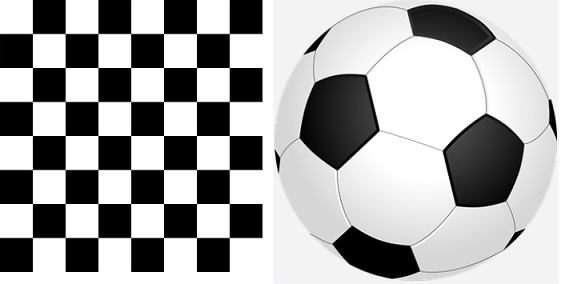
#> input picture Assignment2/corner_test.png, 561 x 284 px
$ jupyter execute BT19CSE122-Assignment2.ipynb
#> lines starting #> are read from the running program, lines starting #| are printed output that depends on the picture; after the words box and inside, x2 and y2 are one past the last pixel; in counts of white or black regions, pixels touching at a corner belong together; long printed decimals are rounded
#> further down, img is the input picture: shape (284, 561, 3); mean B, G, R 166.4, 166.4, 166.4
#### **Name     : Deep Walke**
#### **Roll No. : BT19CSE122**
#### **Date Of Submission: 16/04/2022**
#### **IVP PROGRAMMING ASSIGNMENT-2**

[cell 1]
#importing libraries
import cv2 as cv2
import numpy as np
import matplotlib.pyplot as plt
import sys

**Q1. Develop a function to implement Harris corners detection algorithm. Use the function to detect corner
points in the given corner_test.png image. Compare your function implementation result with built in
cv2.cornerHarris() / detectHarrisFeatures() function result to test your code.**

[cell 2]
# Sobel x-axis filter
sobelX = np.array(([-1, 0, 1],[-2, 0, 2],[-1, 0, 1]), dtype="int32")

# Sobel y-axis filter
sobelY = np.array(([-1, -2, -1],[0, 0, 0],[1, 2, 1]), dtype="int32")

# Gaussian filter
gauss = np.array(([1/16, 2/16, 1/16],[2/16, 4/16, 2/16],[1/16, 2/16, 1/16]), dtype="float64")


def applyfilter(img,filter):
    x=img.shape[0]
#> x = 284
    y=img.shape[1]
#> y = 561
    filter_size=filter.shape[0]

    n=filter_size//2

    #initalizing the final image that we will obtain after applying the filter
    imgAfterFilter=np.zeros(img.shape)
    # creating a padded image of the given image and initialised with 0
    paddedImage=np.zeros((x+n*2,y+n*2))

    #now assinging the pixes of original image to padded image
    #such that padded image will be an image which has border of black color(as intialized with zeros).
    for i in range(x):
        for j in range(y):
            paddedImage[n+i][n+j]=img[i][j]

    #now traversing through the and applying filter to the padded image
    for i in range(x):
        for j in range(y):
            imgAfterFilter[i][j]=np.sum(np.multiply(filter, paddedImage[i:i + filter_size, j:j + filter_size]))

    return imgAfterFilter

[cell 3]
def harris(img, threshold=0.6):

    img_corners = img.copy() # copying image

    # grayscaling (0-1)
    img_gray = cv2.cvtColor(img, cv2.COLOR_BGR2GRAY)

    # applying sobel filter to the image
    dx = applyfilter(img_gray, sobelX)
    dy = applyfilter(img_gray, sobelY)

    # square of derivatives
    dx2 = np.square(dx)
    dy2 = np.square(dy)
    dxdy = dx * dy  # cross filtering

    # gauss filter for all directions (x,y,cross axis)
    # to remove noise
    g_dx2 = applyfilter(dx2, gauss)
    g_dy2 = applyfilter(dy2, gauss)
    g_dxdy = applyfilter(dxdy, gauss)

    # Harris Function
    # Sum sqaured difference of derivatives
    # r(harris) = det - k*(trace**2)
    harris = g_dx2 * g_dy2 - np.square(g_dxdy) - 0.12 * np.square(g_dx2 + g_dy2)
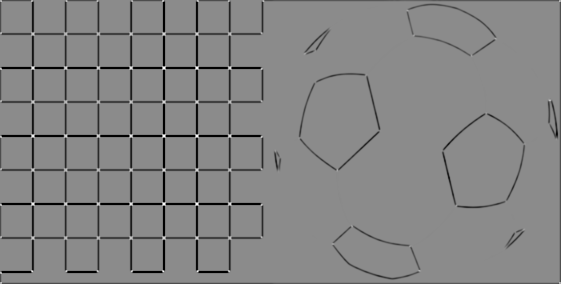
#> harris: shape (284, 561) float64; min -7.31e+10, max 6.03e+10, mean -3.39e+09; drawn with min black and max white

    # Normalizing inside (0-1)
    cv2.normalize(harris, harris, 0, 1, cv2.NORM_MINMAX)

    # find all points above threshold (nonmax supression line)
    # loc will store coordinates of all points above threshold
    loc = np.where(harris >= threshold)
#> loc = 893 positions, rows 0 to 283, columns 0 to 560

    # drawing filtered points
    for pt in zip(*loc[::-1]):
        cv2.circle(img_corners, pt, 3, (0, 0, 255), -1)
#> this loop made 893 passes
#> pt on passes 1 to 3: (0, 0), (1, 0), (31, 0)

    return img_corners

[cell 4]
# Q1 main function

img = cv2.imread('corner_test.png')

corners = harris(img,0.55)


plt.figure(figsize=(20, 20))
plt.subplot(121), plt.imshow(img)
plt.title("Raw Image"), plt.xticks([]), plt.yticks([])
plt.subplot(122), plt.imshow(corners)
plt.title("Harris Corner Output"), plt.xticks([]), plt.yticks([])
#> figure, not shown here; B, G, R data is drawn as R, G, B

[cell 5]
# corner detection using built in harris corner detector
img= cv2.imread('corner_test.png')

# changing img to grayscale
gray = cv2.cvtColor(img, cv2.COLOR_BGR2GRAY)
gray = np.float32(gray)

w,h,c = img.shape
#> w = 284; h = 561; c = 3

# Detect corner
dst = cv2.cornerHarris(gray,2,3,0.1)
# Dilate corner image to enhance corner points
dst = cv2.dilate(dst,None)

# threshold for an optimal value
# varies depending on images
img[dst>0.01*dst.max()]=[0,0,255]
#> img: shape (284, 561, 3); 1.1% of pixels changed, all inside (x1, y1, x2, y2) = (31, 9, 559, 273)

# displaying the corner points on the image
fig=plt.figure(figsize=(30,30))
plt.gray()
fig.add_subplot(3,1,1)
plt.imshow(img)

**Q2. Implement your own program to detect lines in a given image using the given hough transform algorithm.
Use roadlane.jpg to test your code. Compare your code output with inbuilt hough line model fitting function.**

[cell 6]
# Q2
image = cv2.imread('roadlane.jpg')
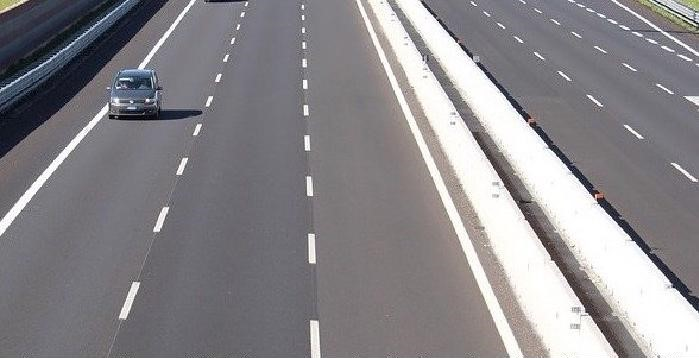
#> input picture Assignment2/roadlane.jpg, 699 x 358 px
#> image is the input picture: shape (358, 699, 3); mean B, G, R 138.2, 134.6, 137.1
plt.imshow(image)

gray = cv2.cvtColor(image,cv2.COLOR_BGR2GRAY)
#> gray: shape (358, 699)

# Use canny edge detection
edges = cv2.Canny(gray,50,150,apertureSize=3)
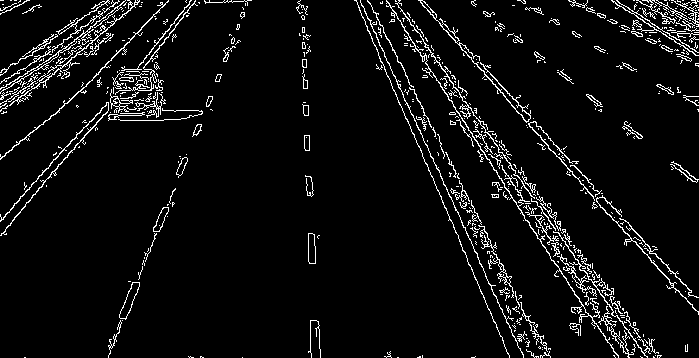
#> edges: shape (358, 699); 5.8% white in thin lines or dots

# Apply HoughLinesP method to
# to directly obtain line end points

lines = cv2.HoughLinesP(edges,1,np.pi/180, threshold=100,minLineLength=1,maxLineGap=100)
#> lines = 33 rows, first 6: [395, 1, 615, 316], [430, 14, 698, 312], [386, 1, 614, 352], [361, 5, 523, 354], [386, 3, 614, 355], [395, 0, 644, 355]

lines_list=[]
# Iterate over points
for points in lines:
      # Extracted points nested in the list
    x1,y1,x2,y2=points[0]
    # Draw the lines joing the points
    # On the original image
    cv2.line(image,(x1,y1),(x2,y2),(0,255,0),2)
    # Maintain a simples lookup list for points
    lines_list.append([(x1,y1),(x2,y2)])
#> this loop made 33 passes
#> (x1, y1, x2, y2) on passes 1 to 12: (395, 1, 615, 316), (430, 14, 698, 312), (386, 1, 614, 352), (361, 5, 523, 354), (386, 3, 614, 355), (395, 0, 644, 355), (367, 0, 548, 355), (419, 0, 696, 297), (392, 6, 629, 357), (421, 150, 509, 357), (4, 232, 189, 4), (484, 76, 698, 313)
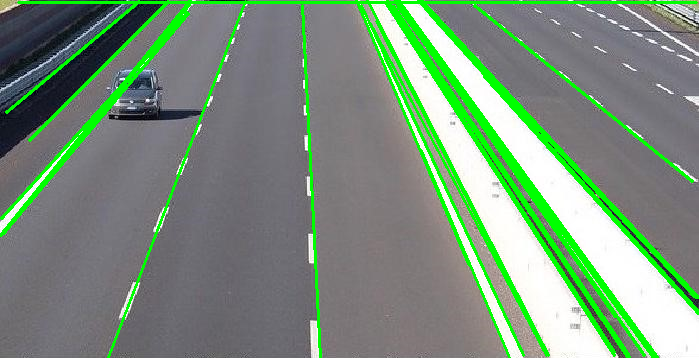
#> image: shape (358, 699, 3); 10.23% of pixels changed, all inside (x1, y1, x2, y2) = (0, 0, 699, 358)
#> after the loop, lines_list = 33 items

plt.imshow(image)
#> figure, not shown here; B, G, R data is drawn as R, G, B

**Q3. Write a program to perform robust image matching using RANSAC algorithm and Harris Corner features.
Use FM_img1.jpg and FM_img2.jpg to test the program**

**Q4. Write a program to perform image stitching for two images. Use SIFT features (use builtin library
function) and homography based Feature Matching technique. Use scene1.jpg and scene2.jpg to test the
program. NOTE: install "pip install opencv-contrib-python" to use builtin SIFT descriptor.
Note: CV2 SIFT function: cv2.xfeatures2d.SIFT_create()
Matlab SIFT function: detectSIFTFeatures()**

[cell 7]
image1 = cv2.imread('scene1.jpg')
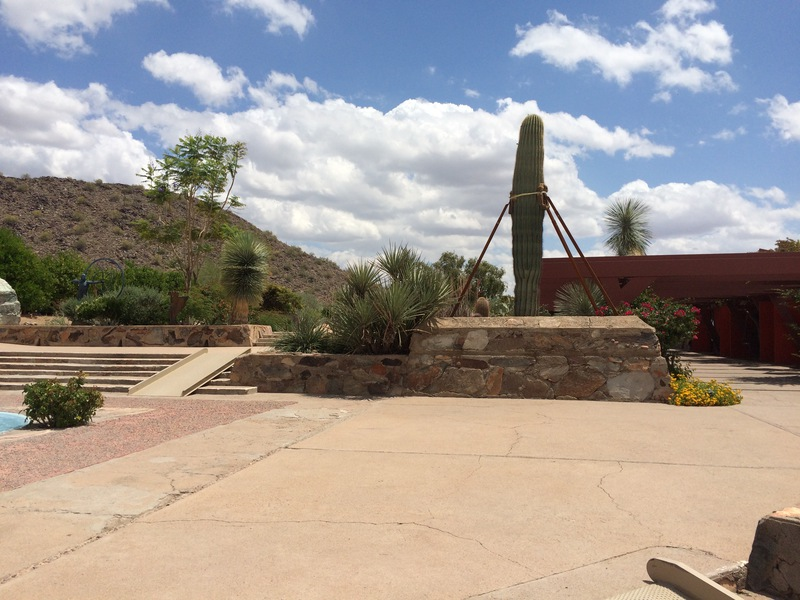
#> input picture Assignment2/scene1.jpg, 800 x 600 px
#> image1 is the input picture: shape (600, 800, 3); mean B, G, R 145.7, 151.2, 159.2
image2 = cv2.imread('scene2.jpg')
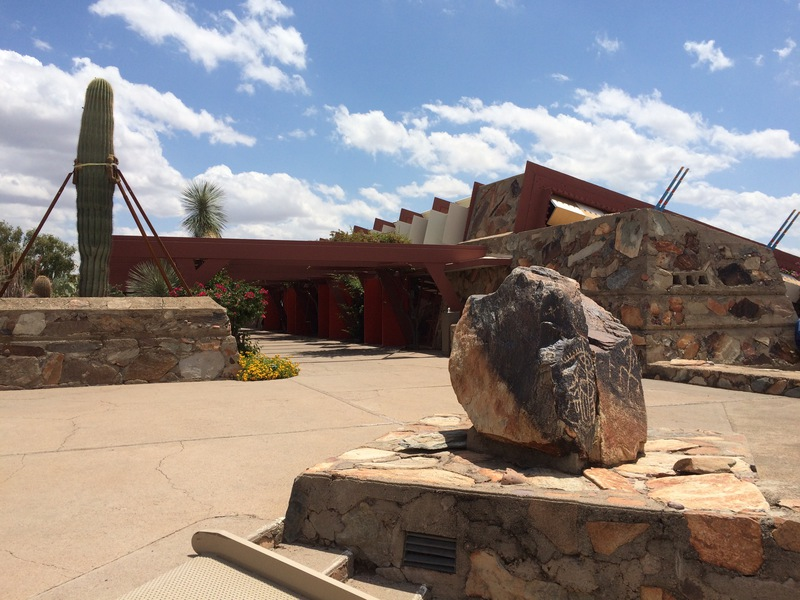
#> input picture Assignment2/scene2.jpg, 800 x 600 px
#> image2 is the input picture: shape (600, 800, 3); mean B, G, R 133.6, 135.3, 142.9

#list of images to be stitched together
images = []
images.append(image1)
images.append(image2)

# then we are resizing both the images
images[0]=cv2.resize(images[0],(0,0),fx=0.4,fy=0.4)
images[1]=cv2.resize(images[1],(0,0),fx=0.4,fy=0.4)

# displaying the images seperately
fig=plt.figure(figsize=(20,20))
fig.add_subplot(3,2,1)
plt.imshow(cv2.cvtColor(image1, cv2.COLOR_BGR2RGB))
plt.title("scene1")
fig.add_subplot(3,2,2)
plt.imshow(cv2.cvtColor(image2, cv2.COLOR_BGR2RGB))
plt.title("scene2")

# Detection of key points and descriptors using SIFT
# Applying SIFT detector
gray= cv2.cvtColor(image1,cv2.COLOR_BGR2GRAY)
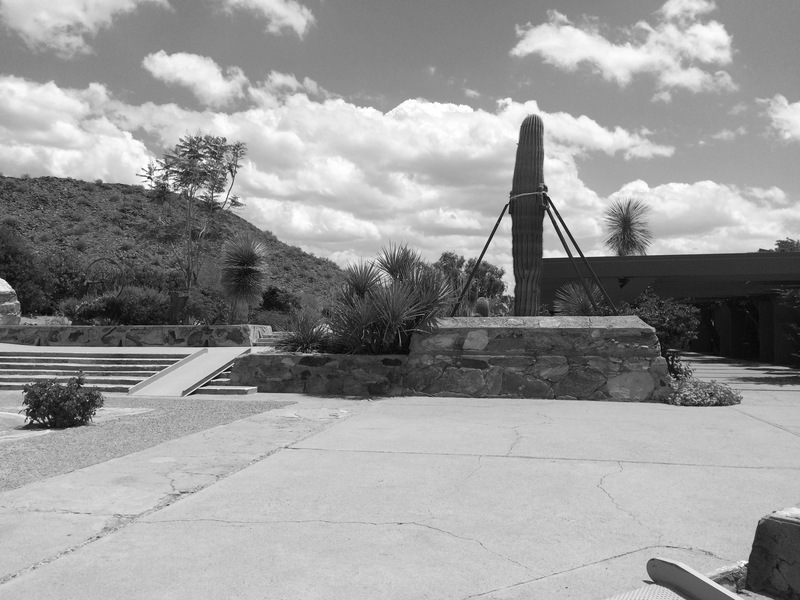
#> gray: shape (600, 800); min 1, max 255, mean 153
sift = cv2.xfeatures2d.SIFT_create() #creating  sift object
keypoints = sift.detect(gray,None) # geting all the keypoints
#> keypoints = 1650 keypoints; strongest (x, y, size): (35, 422, 2.2), (149, 177, 1.9), (551, 209, 2.4), (531, 132, 17.1)

# Drawing key points on the image and displaying it
image1=cv2.drawKeypoints(gray,keypoints,image1)
fig.add_subplot(3,2,3)
plt.imshow(cv2.cvtColor(image1, cv2.COLOR_BGR2RGB))
plt.title("SIFT feautures for scene1")

# Drawing key points on the image and displaying it
image2=cv2.drawKeypoints(gray,keypoints,image2)
fig.add_subplot(3,2,4)
plt.imshow(cv2.cvtColor(image2, cv2.COLOR_BGR2RGB))
plt.title("SIFT feautures for scene2")

# calling the stitch function
stitchy=cv2.Stitcher.create()
(dummy,output)=stitchy.stitch(images)
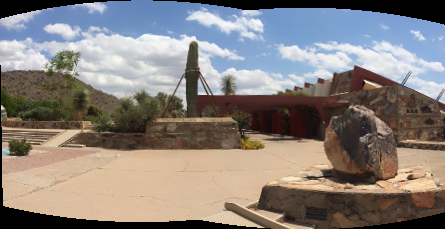
#> output: shape (229, 445, 3); mean of channels 0, 1, 2 125, 129.1, 136.1; drawn as B, G, R
#> dummy = 0

# displaying the stitched image
fig.add_subplot(3,2,5)
plt.imshow(cv2.cvtColor(output, cv2.COLOR_BGR2RGB))
plt.title("stitched image")

**Q5. Write a program to implement Otsu’s algorithm for global threshold-based image segmentation. Use
Boat_Otsu.png image to test your code.**

[cell 8]
#reading image
image = cv2.imread('Boat_Otsu.png', 0)
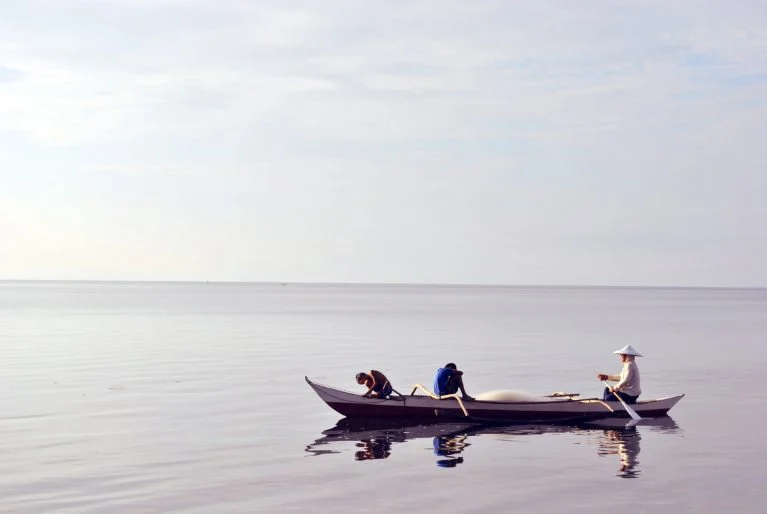
#> input picture Assignment2/Boat_Otsu.png, 767 x 514 px
#> image: shape (514, 767); min 0, max 255, mean 208.3

original_image = image.copy()

#generating histogram for the image
hist, bin_edges = np.histogram(image, 256)
#> hist = 256 values, max 11045 at index 210, min 0 at index 1, mean 1540; bin_edges = 257 values from 0 to 255

#normalization of the histogram
hist=np.divide(hist,hist.max())
#> hist = 256 values, max 1 at index 210, min 0 at index 1, mean 0.139

#each bin's middle value is considered as the pixel value
pixel_values = (bin_edges[:-1] + bin_edges[1:]) / 2
#> pixel_values = 256 values from 0.498 to 254.5

# weights
weight1 = np.cumsum(hist)
#> weight1 = 256 values from 0.158 to 35.69
weight2 = np.cumsum(hist[::-1])[::-1]
#> weight2 = 256 values, max 35.69 at index 0, min 0.026 at index 255, mean 29.18

# mean values
mean1 = np.cumsum(hist * pixel_values) / weight1
#> mean1 = 256 values from 0.498 to 207.9
mean2 = (np.cumsum((hist * pixel_values)[::-1]) / weight2[::-1])[::-1]
#> mean2 = 256 values from 207.9 to 254.5

# calculating the variance
between_class_variance = weight1[:-1] * weight2[1:] * (mean1[:-1] - mean2[1:]) ** 2
#> between_class_variance = 255 values, max 1410596.5 at index 133, min 2011.8 at index 254, mean 968320.4

# Maximize the between_class_variance function val
index_of_max_val = np.argmax(between_class_variance)
#> index_of_max_val = 133

threshold = pixel_values[:-1][index_of_max_val]
#> threshold = 133
print("Otsu's algorithm implementation thresholding result: ", threshold)
#| Otsu's algorithm implementation thresholding result:  132.979

image[image > threshold]=255
image[image <threshold]=0
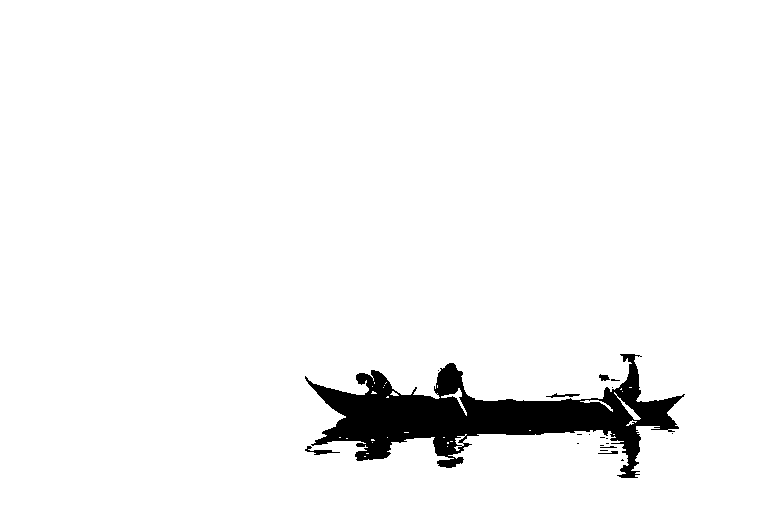
#> image: shape (514, 767); 95.7% white; 19 black regions (13 under 20 px), largest, box (x1, y1, x2, y2) and area: (305, 354, 685, 478) 16782, (305, 446, 340, 455) 107, (546, 393, 580, 398) 71, (599, 374, 610, 381) 50, (598, 451, 618, 454) 33, (600, 446, 617, 448) 21
fig=plt.figure(figsize=(15,15))
fig.add_subplot(2,2,1)
plt.gray()
plt.imshow(original_image)
plt.title("Original image")
fig.add_subplot(2,2,2)
plt.gray()
plt.imshow(image)
plt.title("Segmented image")
